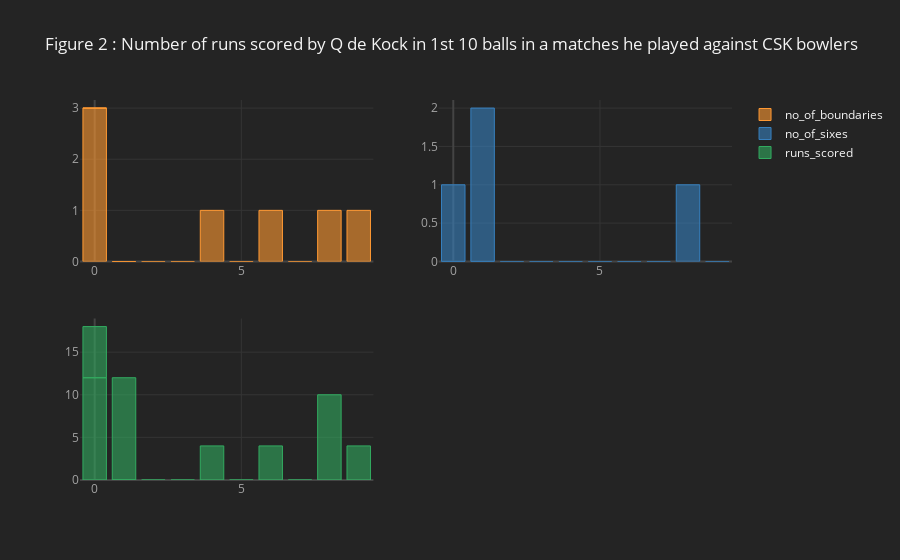

Here is the notebook cell this chart was saved with:
### Markdown cell above
## 2.2 Against the CSK bowlers

### Code cell
q_data_ = deliveries[(deliveries.batsman == 'Q de Kock') & (deliveries.bowler.isin(CSK_bowlers))]
qdk1_ = q_data_[["match_id", "batsman", "bowler","ball", "batsman_runs"]].groupby(['match_id'])['ball'].count().reset_index()

# less than 10 balls played
list1_ = qdk1_[qdk1_.ball <10].match_id.values
qdk_L_ = q_data_[q_data_.match_id.isin(list1_)]
m_id =[]
no_of_boundaries = []
no_of_sixes = []
for i in qdk_L_.match_id.unique():
    q_ = qdk_L_[qdk_L_.match_id == i].reset_index()
    m_id.append(q_.match_id.unique()[0])
    no_of_boundaries.append(len(q_[q_.batsman_runs == 4])) # record the number of boundaries 
    no_of_sixes.append(len(q_[q_.batsman_runs == 6])) # record the number of sixes

# Create a dataframe
qdk_data1_ = pd.DataFrame(list(zip(m_id, no_of_boundaries, no_of_sixes)), 
               columns =['match_id', 'no_of_boundaries', 'no_of_sixes'])


################################################################################################################################
# greater than 10 balls
m_id =[]
no_of_boundaries = []
no_of_sixes =[]
list2_ = qdk1_[qdk1_.ball >= 10].match_id.values
qdk_G_ = q_data_[q_data_.match_id.isin(list2_)]
for i in qdk_G_.match_id.unique():
    q1_ = qdk_G_[qdk_G_.match_id == i].reset_index()
    t1_ = q1_[q1_.index <10]
    m_id.append(t1_.match_id.unique()[0])
    no_of_boundaries.append(len(t1_[t1_.batsman_runs == 4])) # record the number of boundaries 
    no_of_sixes.append(len(t1_[t1_.batsman_runs == 6])) # record the number of sixes

#print(m_id, no_of_boundaries) 
# Create a dataframe
qdk_data2_ = pd.DataFrame(list(zip(m_id, no_of_boundaries, no_of_sixes)), 
               columns =['match_id', 'no_of_boundaries', 'no_of_sixes'])


f_ = [qdk_data1_, qdk_data2_]
qdk_data_ = pd.concat(f_)
qdk_data_["runs_scored"] = qdk_data_.no_of_boundaries*4 + qdk_data_.no_of_sixes*6
qdk_data_["index"] = qdk_data_.index


import numpy as np
import cufflinks as cf

#print("List of Cufflinks Themes : ", cf.getThemes())
cf.set_config_file(theme='pearl',sharing='public',offline=True)
qdk_data_.iplot(kind="bar",x = "index",
                subplots=True,
                sortbars=True,
                keys = ["no_of_boundaries","no_of_sixes","runs_scored"],
                title="Figure 2 : Number of runs scored by Q de Kock in 1st 10 balls in a matches he played against CSK bowlers",
                theme="henanigans")

### Figure 1 — Plotly figure (JSON) as saved in the notebook; plotly's stock layout.template omitted (floating-point values rounded to 4 significant figures)
{"data": [{"marker": {"color": "rgba(255, 153, 51, 0.6)", "line": {"color": "rgba(255, 153, 51, 1.0)", "width": 1}}, "name": "no_of_boundaries", "orientation": "v", "text": "", "type": "bar", "x": [0, 1, 2, 3, 4, 5, 6, 7, 8, 9, 0, 1], "xaxis": "x", "y": [3, 0, 0, 0, 1, 0, 1, 0, 1, 1, 0, 0], "yaxis": "y"}, {"marker": {"color": "rgba(55, 128, 191, 0.6)", "line": {"color": "rgba(55, 128, 191, 1.0)", "width": 1}}, "name": "no_of_sixes", "orientation": "v", "text": "", "type": "bar", "x": [0, 1, 2, 3, 4, 5, 6, 7, 8, 9, 0, 1], "xaxis": "x2", "y": [0, 0, 0, 0, 0, 0, 0, 0, 1, 0, 1, 2], "yaxis": "y2"}, {"marker": {"color": "rgba(50, 171, 96, 0.6)", "line": {"color": "rgba(50, 171, 96, 1.0)", "width": 1}}, "name": "runs_scored", "orientation": "v", "text": "", "type": "bar", "x": [0, 1, 2, 3, 4, 5, 6, 7, 8, 9, 0, 1], "xaxis": "x3", "y": [12, 0, 0, 0, 4, 0, 4, 0, 10, 4, 6, 12], "yaxis": "y3"}], "layout": {"legend": {"bgcolor": "#242424", "font": {"color": "#F4F4F4"}}, "paper_bgcolor": "#242424", "plot_bgcolor": "#242424", "title": {"font": {"color": "#F4F4F4"}, "text": "Figure 2 : Number of runs scored by Q de Kock in 1st 10 balls in a matches he played against CSK bowlers"}, "xaxis": {"anchor": "y", "domain": [0, 0.45], "gridcolor": "#343434", "showgrid": true, "tickfont": {"color": "#A4A4A4"}, "title": {"font": {"color": "#A4A4A4"}, "text": ""}, "zerolinecolor": "#444444"}, "xaxis2": {"anchor": "y2", "domain": [0.55, 1], "gridcolor": "#343434", "showgrid": true, "tickfont": {"color": "#A4A4A4"}, "title": {"font": {"color": "#A4A4A4"}, "text": ""}, "zerolinecolor": "#444444"}, "xaxis3": {"anchor": "y3", "domain": [0, 0.45], "gridcolor": "#343434", "showgrid": true, "tickfont": {"color": "#A4A4A4"}, "title": {"font": {"color": "#A4A4A4"}, "text": ""}, "zerolinecolor": "#444444"}, "yaxis": {"anchor": "x", "domain": [0.575, 1], "gridcolor": "#343434", "showgrid": true, "tickfont": {"color": "#A4A4A4"}, "title": {"font": {"color": "#A4A4A4"}, "text": ""}, "zerolinecolor": "#444444"}, "yaxis2": {"anchor": "x2", "domain": [0.575, 1], "gridcolor": "#343434", "showgrid": true, "tickfont": {"color": "#A4A4A4"}, "title": {"font": {"color": "#A4A4A4"}, "text": ""}, "zerolinecolor": "#444444"}, "yaxis3": {"anchor": "x3", "domain": [0, 0.425], "gridcolor": "#343434", "showgrid": true, "tickfont": {"color": "#A4A4A4"}, "title": {"font": {"color": "#A4A4A4"}, "text": ""}, "zerolinecolor": "#444444"}}}
